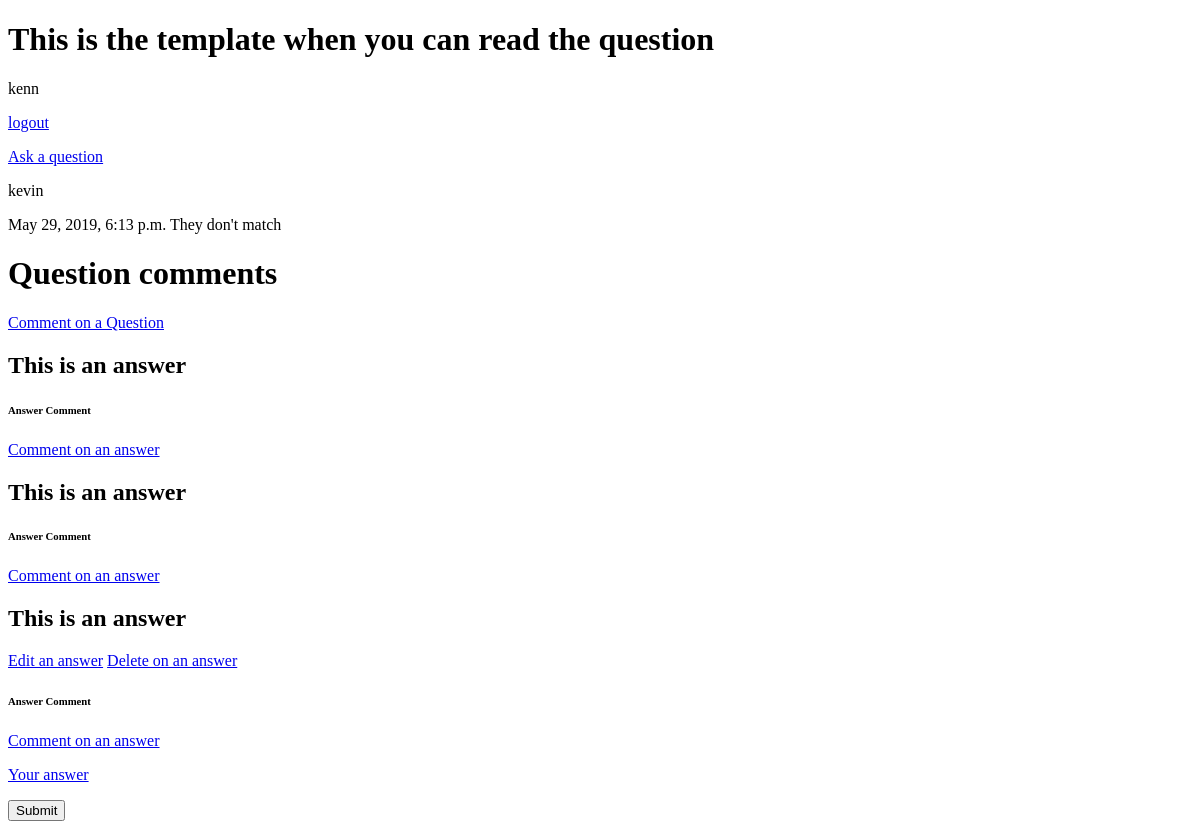
Page /ask/read/2/ (signed in) on the earlier database version.
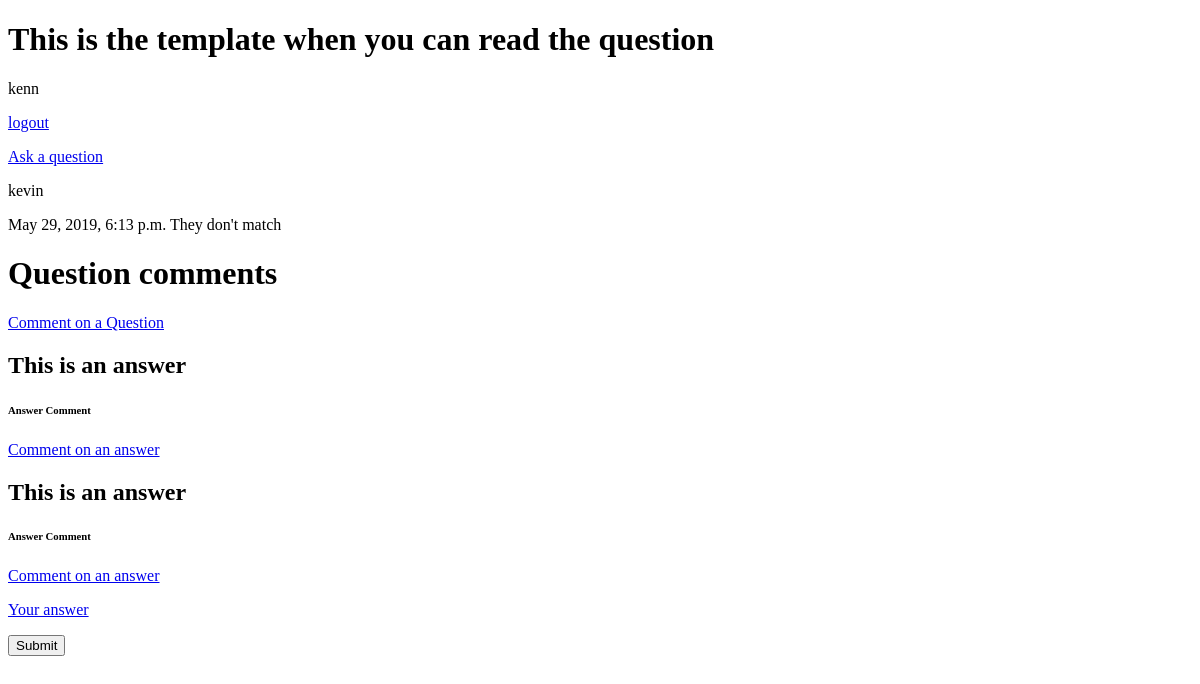
Same page on the later database version.
### passionProjectApp/models.py (models this page shows, shortened)
class RealQuestion(models.Model):
    title = tinymce_models.HTMLField()
    question = tinymce_models.HTMLField()
    date_created=models.DateTimeField(default=datetime.datetime.utcnow)
    last_update=models.DateTimeField(default=datetime.datetime.utcnow)
    author = models.ForeignKey(User,on_delete=models.CASCADE)

class Answer(models.Model):
    message= tinymce_models.HTMLField()
    date_created=models.DateTimeField(default=datetime.datetime.utcnow)
    last_update=models.DateTimeField(default=datetime.datetime.utcnow)
    parent=models.ForeignKey(RealQuestion,on_delete=models.CASCADE)
    author = models.ForeignKey(User,on_delete=models.CASCADE)

### passionProjectApp/views.py (the view)
# urls.py: path('ask/read/<int:ID>/',views.ask_read,name='ask_read'),
def ask_read(request,ID):
    question=get_object_or_404(RealQuestion,pk=ID)
    allAnswers=Answer.objects.filter(parent=ID)
    allQuestionComments=RealQuestionComment.objects.filter(parent=ID)
    allAnswerComments=AnswerComment.objects.all()
    answercomment_child=[]
    for x in allAnswers:
        for y in allAnswerComments:
            if (y.parent==x):
                answercomment_child.append(y)
    form=AnswerForm(request.POST or None)
    context={"question":question,"answers":allAnswers,"question_comment":allQuestionComments,"answer_comment":answercomment_child,"form":form}
    return render(request,"passionProjectApp/ask_read.html",context)

### passionProjectApp/templates/passionProjectApp/ask_read.html (shortened to what this page needs)
<!DOCTYPE html>
<html lang="en">
<head>
    {% load static %}
</head>
<body onload="deleteCookie()">
<h1> This is the template when you can read the question</h1>
{{request.user}}
<p><a href="{% url 'logout' %}">logout</a></p>
<a href="{% url 'ask' %}"> Ask a question</a>
{% if question %}
{{question.author}}
{{question.date_created}}
{% if request.user == question.author %}
<a href="{% url 'ask_edit' question.id %}">Edit a Question</a>
<a href="{% url 'ask_del' question.id %}">Delete on a Question</a>
{% else %}
They don't match
{% endif %}
{% endif %}
<h1>Question comments</h1>
<p><a href="{% url 'comment_ask' question.id %}">Comment on a Question</a></p>
{% if answers %}
{% for x in answers %}
{% autoescape off%} <h2>This is an answer</h2>{{x.message}} {% endautoescape %}
{% if request.user == x.author %}
<a href="{% url 'answer_edit' x.id %}">Edit an answer</a>
<a href="{% url 'answer_del' x.id %}">Delete on an answer</a>
{% endif %}
<h6>Answer Comment</h6>
<p><a href="{% url 'comment_answer' x.id%}">Comment on an answer</a></p>
{% endfor %}
{% endif %}
<a href="{% url 'answer' question.id%}">Your answer</a>
<form  onsubmit="putCookie()" class="askForm" method ='POST' action="{% url 'answer' question.id %}">
<p><button >Submit</button></p>
</form>
</body>
</html>

Differences in the rows shown:
removed Answer: shows "Edit an answer"
